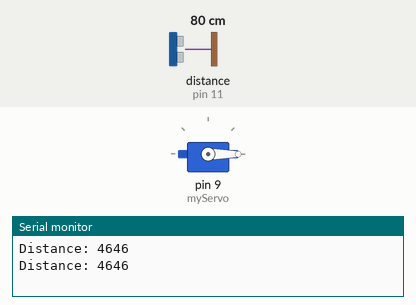
Bench run of a sketch on a simulated Arduino Uno, built with avr-gcc and run on an emulated ATmega328P. On the bench: servo, the last lines printed to the serial monitor. Wiring (inferred from the names in the program): ultrasonic range finder: trigger pin 12; echo pin 11. Inputs (shaded band) come from the test bench; at power-on: distance to the obstacle (sensor on pin 11) 80 cm. The echo pulse lasts 58.3 µs per cm.

Above: at 1.8 s.
1.9 s: distance to the obstacle (sensor on pin 11) set to 10 cm
3.4 s: distance to the obstacle (sensor on pin 11) set to 7 cm
At 4.3 s:
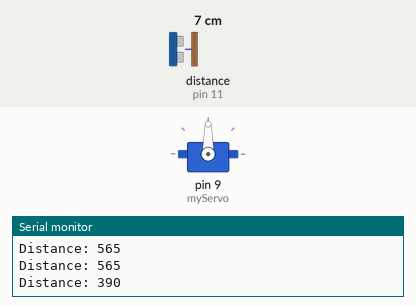
Timing chart, 0 to 6.4 s (numbered marks = the images above; inputs shaded):
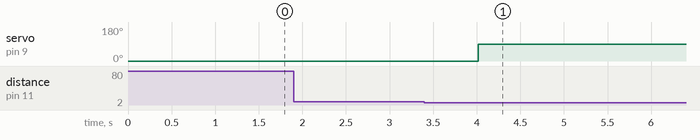

The sketch:

MotorServoYSensorUltraSonico.ino
```cpp
#include <Servo.h>

int trigPin = 12;
int echoPin = 11;
int pingTravelTime;
long distance;

Servo myServo;  // Crear un objeto Servo

void setup() {
  pinMode(trigPin, OUTPUT);
  pinMode(echoPin, INPUT);
  myServo.attach(9);  // Conectar el servo al pin 9
  myServo.write(0);   // Inicializar el servo en 0 grados
  Serial.begin(9600);
}

void loop() {
  // Enviar pulso del sensor ultrasónico
  digitalWrite(trigPin, LOW);   // Asegurarse de que el pin esté bajo
  delayMicroseconds(2);
  digitalWrite(trigPin, HIGH);  // Enviar pulso
  delayMicroseconds(10);
  digitalWrite(trigPin, LOW);

  // Leer el pulso de respuesta
  pingTravelTime = pulseIn(echoPin, HIGH);

  // Calcular la distancia (en centímetros si queremos)
  //distance = (pingTravelTime * 0.034) / 2;

  distance = pingTravelTime;

  Serial.print("Distance: ");
  Serial.println(distance);

  // Condición: si la distancia es menor a 500 (puedes ajustarlo según sea necesario)
  if (distance < 500) {
    myServo.write(90);  // Mover el servo a 90 grados
    delay(10000);       // Esperar 20 segundos
    myServo.write(0);   // Regresar el servo a 0 grados
  }

  delay(1000);  // Pequeña pausa para evitar lecturas muy rápidas
}
```

Measured:
- the behaviour switches between 9 and 8 cm on distance to the obstacle (sensor on pin 11) (found by bisection; images 0 and 1)
- after the input at 3.4 s, servo on pin 9 (myServo): 0° → 90° after 0.61 s
